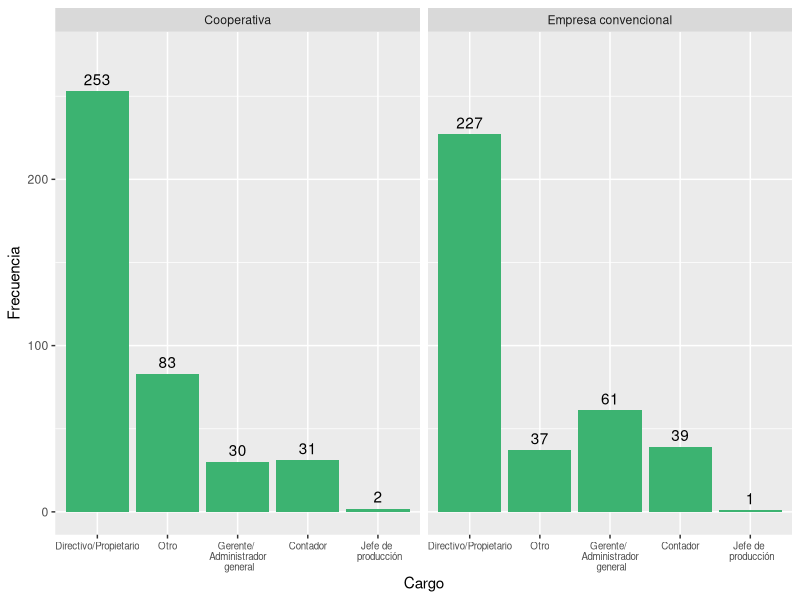
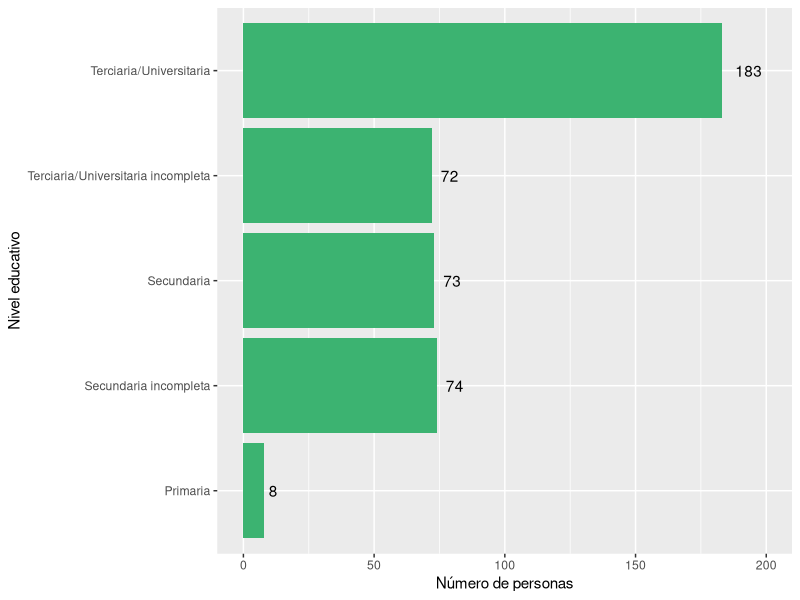
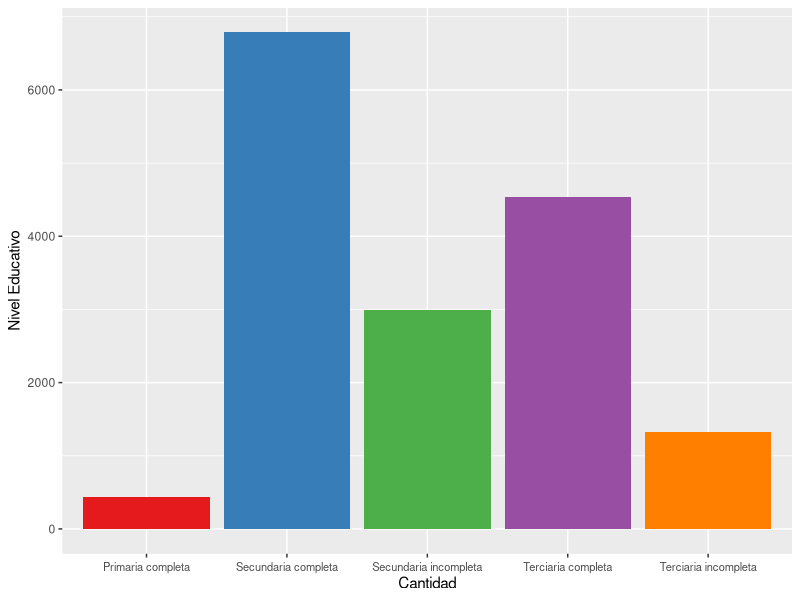
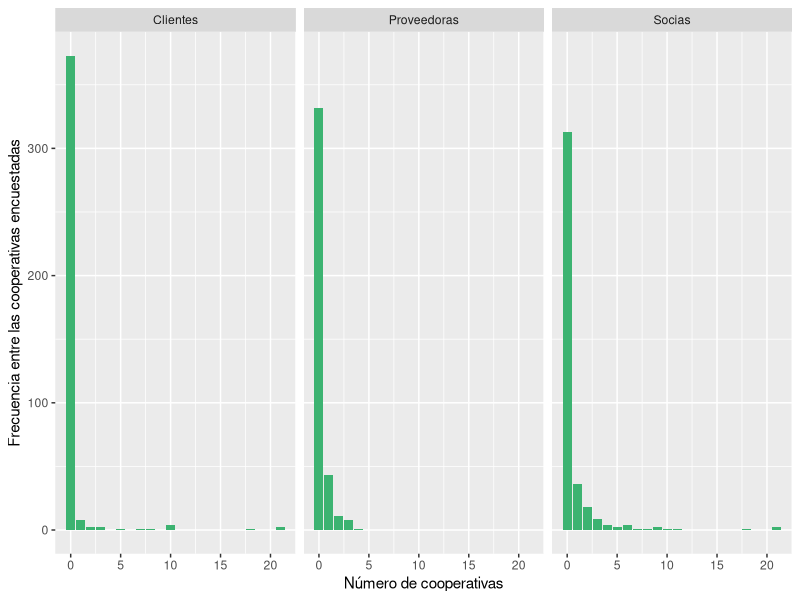
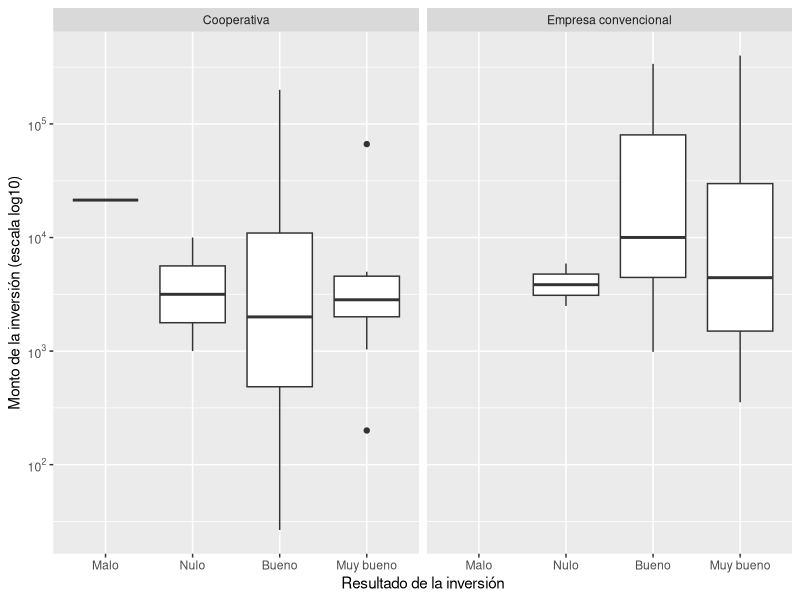

The R source for these figures, in order:
## ---- chunk 1
knitr::opts_chunk$set(echo = FALSE)
## ---- chunk 2
### PREPARACIÓN DE LOS DATOS ###

library(tidyverse)
library(haven)
library(scales)
library(lubridate)

datos <- read_dta("Datos/2011_2013panel.dta")

#Datos sobre: info general, cantidad de ocupados segun categorias   

gen_ocup <- datos %>% select(form, año, cp, ct, a22cargo, a4, a11a1, a11a2, a11a3,b1, b2SOC1:b2ASALtot, b2SOC135:b2ASALtotf, b3soc2p: b3asal6tuc, starts_with("ciiu"))


#Datos sobre: supervisión y conflicto: gestion, ausentismo

sup_conf <- datos %>%
  select(form, año, f21, f22, f23, f3, f3b1, f3b2, f3b3, f4bactitud, f4ccalidad)

  
#Datos sobre: tecnologia e innovación

tecno <- datos %>%
  select(form, año, g11:g31, g31:g31resul, g4proc:g422emp, g41a, g41b, g43a:g44b)
  
#Opiniones del entrevistado

opinion <- datos %>%
  select(form, año, h1posturaa, h5pacienci, h84educaci, h89sexo)

##Remuneraciones

#Salarios nominales promedio por categoria
Salarios <- datos %>% 
  select(form, año, c31asal:c36rs) 

##Inversion y financiamiento

EdiCons <- datos %>%
  select(Capital=d11capcap, Gastos= d11invgasg, Ingresos=d11invingi, Inversiones=d11invinv, Activo=d11actact)

TotAct <- datos %>%
  select(d16captot:d16acttot)

TotPas <- datos %>%
  select(d2tot)


#Trabajadores que ingresaron y dejaron la cooperativa por edad.
TraIng <- datos %>%
  select(año, b18a35soc:b18atot)

TraDej <- datos %>%
  select(año, b14a35soc:b14atot)

## ---- chunk 3

gen_ocup %>%
  filter(is.na(a22cargo) == FALSE) %>%
  mutate(a22cargo = recode(a22cargo, `1` = "Directivo/Propietario", `2` = "Gerente/ \n Administrador \n general", `3` = "Contador", `4` = "Jefe de \n producción", `5` = "Otro"), cp = recode(cp, `1` = "Cooperativa", `0` = "Empresa convencional")) %>%
  group_by(cp, a22cargo) %>%
  summarise(Frecuencia = n()) %>%
  ggplot(aes(x = reorder(a22cargo, -Frecuencia))) +
  geom_bar(aes(y = Frecuencia), stat = "identity", fill = "mediumseagreen") +
  facet_wrap(vars(cp)) + 
  geom_text(aes(y = Frecuencia, label = Frecuencia), vjust = -.5) +
  ylim(0, 275) + 
  theme(axis.text.x = element_text(size = 7)) +
  labs(x = "Cargo", y = "Frecuencia") 
## ---- chunk 4
opinion %>%
  filter(is.na(h89sexo) == FALSE) %>%  #En el primer anio no se pregunto
  ggplot() +
  geom_bar(aes(as.factor(h84educaci)), fill = "mediumseagreen") +
  scale_x_discrete(labels = c("Primaria", "Secundaria incompleta", "Secundaria", "Terciaria/Universitaria incompleta", "Terciaria/Universitaria")) +
  coord_flip() +
  labs(x = "Nivel educativo", y = "Número de personas") +
  geom_text(aes(x = h84educaci, y = (..count..), label = (..count..)), stat = "count", hjust = -.5) + ylim(0, 200)
## ---- chunk 5
gen_ocup %>%
  select(año, b3asal2p:b3asal6tuc) %>%
  filter(año == 2) %>% 
  group_by(año) %>%
  summarise(b3asal2p = sum(b3asal2p, na.rm = T),
            b3asal3si = sum(b3asal3si, na.rm = T),
            b3asal4sc = sum(b3asal4sc, na.rm = T),
            b3asal5tui = sum(b3asal5tui, na.rm = T),
            b3asal6tuc = sum(b3asal6tuc, na.rm = T)) %>%
  gather("NivelEducativo", "Cantidad", -año) %>%
  mutate(NivelEducativo = recode(NivelEducativo, b3asal2p = "Primaria completa", b3asal3si = "Secundaria incompleta", b3asal4sc = "Secundaria completa", b3asal5tui = "Terciaria incompleta", b3asal6tuc = "Terciaria completa")) %>% 
 ggplot() +
  geom_bar(aes(y = Cantidad, x = NivelEducativo, fill = NivelEducativo), stat = "identity") +
   theme(axis.text.x = element_text(vjust = 0.5, size = 8), legend.position = "none") +
  labs(x = "Cantidad", y = "Nivel Educativo", colour = "Nivel Educativo") +
  scale_fill_brewer(palette = "Set1")
## ---- chunk 6

#ver outliers

gen_ocup %>%
  mutate(tipo_coop = case_when(cp == 1 & is.na(ct) ~ "CP", ct == 1  ~ "CT")) %>%
  filter(a11a1 < 500, a11a2 < 500, a11a3 < 500) %>% #Hay outliers que son posibles errores y afectan mucho la grafica
  gather("tipo_colab", "cantidad", a11a1, a11a2, a11a3) %>%
  mutate(tipo_colab = recode(tipo_colab,a11a1 = "Proveedoras", a11a2 = "Socias", a11a3 = "Clientes")) %>%
  group_by(tipo_colab, cantidad) %>%
  summarise(n = n()) %>%
  ggplot() + 
  geom_bar(aes(x = cantidad, y =  n), stat = "identity", fill = "mediumseagreen") + 
  facet_wrap(vars(tipo_colab)) +
  labs(x = "Número de cooperativas", y = "Frecuencia entre las cooperativas encuestadas")
## ---- chunk 7
datos %>%
  select(cp, form, año, g31:g31resul) %>%
  mutate(cp = recode(cp, `1` = "Cooperativa", `0` = "Empresa convencional")) %>%
  filter(g31 == 1, is.na(g31resul) == FALSE) %>%
  ggplot() +
  geom_boxplot(aes(x = as.factor(g31resul), y = g31inv)) +
  scale_y_log10(breaks = trans_breaks("log10", function(x) 10^x),
              labels = trans_format("log10", math_format(10^.x))) +
  facet_wrap(vars(cp)) + 
  scale_x_discrete(labels = c("Malo", "Nulo", "Bueno", "Muy bueno")) +
  labs(x = "Resultado de la inversión", y = "Monto de la inversión (escala log10)")
